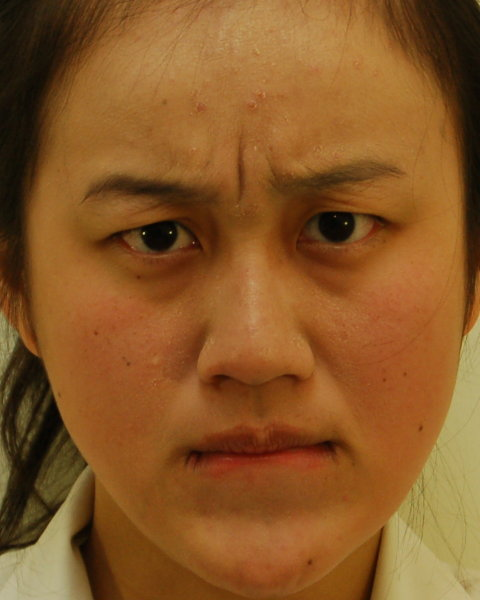
%> input picture Datasets/DFH/anger/f09_dfh_ax.jpg, 480 x 600 px; its folder holds only this picture in this run
$ octave DFH_preprocess.m   (GNU Octave 9; MATLAB toolbox functions it lacks are replaced by stand-ins)
%> lines starting %> are read from the running program, lines starting %| are printed output that depends on the picture
% --------------------------------------------------------------------------------
% Copyright (c) 2023, Rishabh Dev & Hitesh Chauhan
% All rights reserved.
%
% This DFH_preprocess.m file is part of a Machine Learning project for the university course
% at Laurentian University.
%
% Redistribution and use in source and binary forms, with or without
% modification, are permitted provided that the following conditions are met:
%
% 1. Redistributions of source code must retain the above copyright notice,
% this list of conditions and the following disclaimer.
%
% 2. Redistributions in binary form must reproduce the above copyright notice,
% this list of conditions and the following disclaimer in the documentation
% and/or other materials provided with the distribution.
%
% THIS SOFTWARE IS PROVIDED BY THE COPYRIGHT HOLDERS AND CONTRIBUTORS "AS IS"
% AND ANY EXPRESS OR IMPLIED WARRANTIES, INCLUDING, BUT NOT LIMITED TO, THE
% IMPLIED WARRANTIES OF MERCHANTABILITY AND FITNESS FOR A PARTICULAR PURPOSE
% ARE DISCLAIMED. IN NO EVENT SHALL THE COPYRIGHT HOLDER OR CONTRIBUTORS BE
% LIABLE FOR ANY DIRECT, INDIRECT, INCIDENTAL, SPECIAL, EXEMPLARY, OR
% CONSEQUENTIAL DAMAGES (INCLUDING, BUT NOT LIMITED TO, PROCUREMENT OF
% SUBSTITUTE GOODS OR SERVICES; LOSS OF USE, DATA, OR PROFITS; OR BUSINESS
% INTERRUPTION) HOWEVER CAUSED AND ON ANY THEORY OF LIABILITY, WHETHER IN
% CONTRACT, STRICT LIABILITY, OR TORT (INCLUDING NEGLIGENCE OR OTHERWISE)
% ARISING IN ANY WAY OUT OF THE USE OF THIS SOFTWARE, EVEN IF ADVISED OF THE
% POSSIBILITY OF SUCH DAMAGE.
% --------------------------------------------------------------------------------

main_folder = 'Datasets/DFH';
subfolders = {'anger', 'disgust', 'fear', 'happy', 'sadness', 'surprise', 'contempt'};
new_folder = 'Datasets/DFH_resized_grayscape';

% Loop through subfolders, read images, resize, convert to RGB, and save to new folder
for i = 1:length(subfolders)
    folder_path = fullfile(main_folder, subfolders{i});
    files = dir(fullfile(folder_path, '*.jpg'));
    for j = 1:length(files)
        img_path = fullfile(folder_path, files(j).name);
        img = imread(img_path);
%> img is the input picture: size 600x480x3 uint8; mean R, G, B 136.2, 87.2, 38.5
        img = imresize(img, [48, 48]);
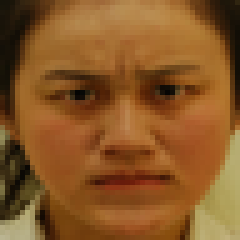
%> img: size 48x48x3 uint8 (shown 5 times larger); mean R, G, B 136.1, 87.2, 38.5
        img_grey = rgb2gray(img);
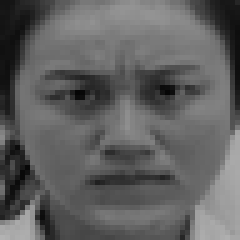
%> img_grey: size 48x48 uint8 (shown 5 times larger); min 5, max 178, mean 96.3
        [~, name, ext] = fileparts(files(j).name);
        new_filename = [name '_rgb' ext];
        new_filepath = fullfile(new_folder, subfolders{i}, new_filename);
        if ~exist(fullfile(new_folder, subfolders{i}), 'dir')
            mkdir(fullfile(new_folder, subfolders{i}));
        end
        imwrite(img_grey, new_filepath);
    end
end
